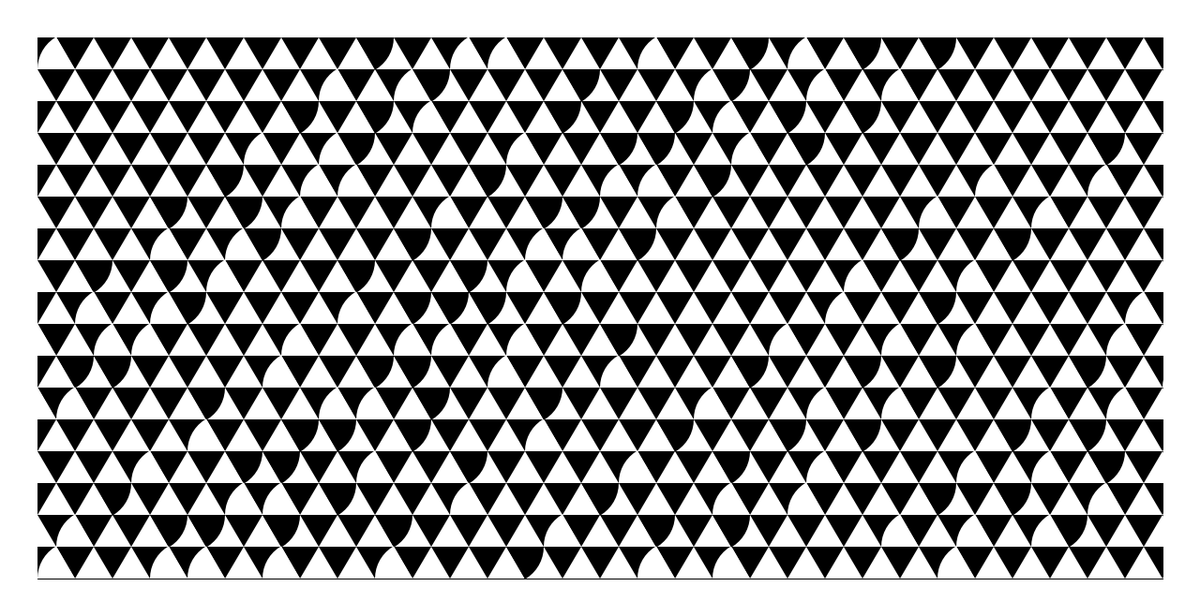
Frame 1 (no input)
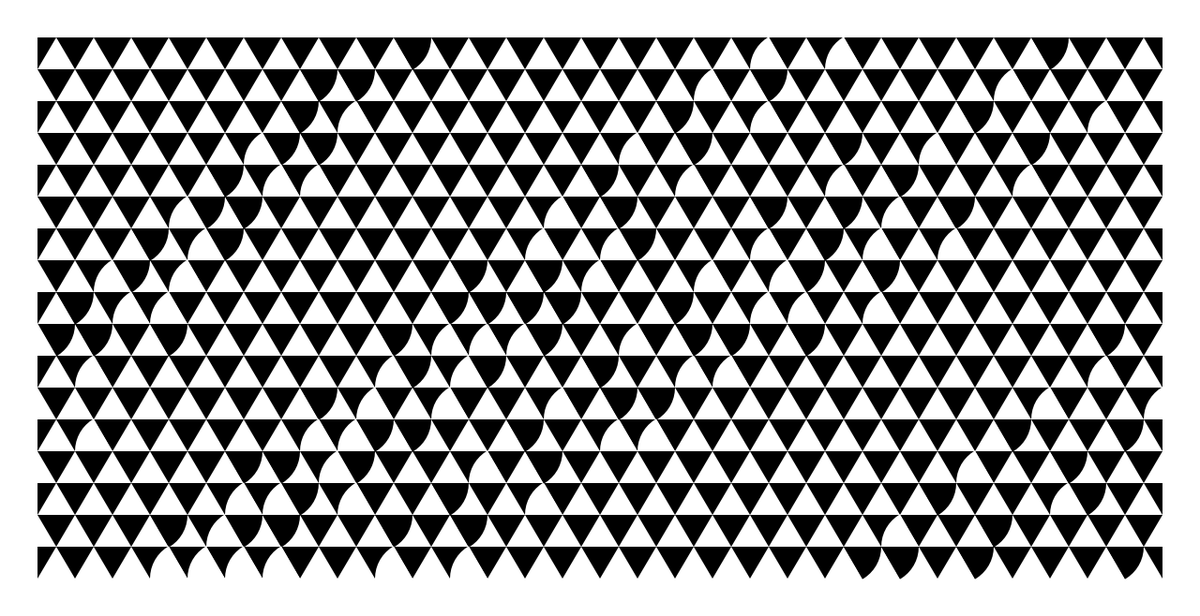
Frame 2 (the mouse pressed at the canvas centre, redrawn once)

The Processing sketch that drew these frames (run headless with seeded random() and noise(); the mouse was pressed at the canvas centre and the sketch redrawn once):

// Processing sketch: RileyClairObscur
// ── RileyClairObscur.pde
// Bridget Riley Clair Obscur
// 29 + 2 * 0.5 triangles wide.
// 17 triangles high.

int[][][] triangles;
boolean[][] processedTriangles;
final int XSIZE = 40;
final int YSIZE = 34;
final int BOUNDARY = 40;
final int XNUM = 30;
final int YNUM = 17;
final float RIPPLING_RATE = 0.9;
final float FLIPPING_RATE = 0.2;

void settings() {
  size (XSIZE * 30 + BOUNDARY * 2, YSIZE * YNUM + BOUNDARY * 2);
}
void setup() {
  //size (1280,658);
  triangles = new int[XNUM  + 1][YNUM][6];
  for (int j=0; j < YNUM; j++) {
    for (int i = 0; i < XNUM  + 1; i++) {
      int x1 = XSIZE + i * XSIZE;
      if (j % 2 == 1) {
        x1 = x1 - XSIZE/2;
      }
      int y1 = XSIZE + YSIZE*YNUM - j*YSIZE;
      triangles[i][j][0] = x1;
      triangles[i][j][1] = y1;   
      triangles[i][j][2] = x1 + XSIZE;
      triangles[i][j][3] = y1;
      triangles[i][j][4] = x1 + XSIZE/2;
      triangles[i][j][5] = y1 - YSIZE;
    }
  }
  noLoop();
}

void draw() {
  drawInitialTriangles();
  //drawClairObscurOriginal();
  drawClairObscurInspired();
}

void drawInitialTriangles() {
  background(255);
  fill(0, 0, 0);
  rect(XSIZE, XSIZE, XSIZE*XNUM, YSIZE*YNUM);
  fill(255, 255, 255);
  noStroke();
  for (int i = 0; i < XNUM  + 1; i++) {
    for (int j = 0; j < YNUM; j++) {
      int[] coords = triangles[i][j];
      triangle(coords[0], coords[1], coords[2], coords[3], coords[4], coords[5]);
    }
  }
}

// The original Clair Obscur set, done manually.
void drawClairObscurOriginal() {
  int [][] whiteArcs = { 
    {5,0},
    {1,1},{5,1},{7,1},{20,1},{22,1},{24,1},{29,1},
    {8,2},{10,2},{12,2},{15,2},
    {2,3},{4,3},{6,3},{7,3},{17,3},{21,3},{23,3},{25,3},{28,3},{30,3},
    {8,4},{10,4},{12,4},{19,4},{20,4},
    {5,5},{7,5},{8,5},{14,5},{17,5},{18,5},{19,5},{20,5},{26,5},{27,5},{29,5},
    {4,6},{7,6},{9,6},{10,6},{11,6},{13,6},{16,6},{21,6},
    {6,7},{9,7},{15,7},{16,7},{19,7},{21,7},{23,7},{26,7},{28,7},{30,7},
    {6,8},{8,8},{10,8},{12,8},{14,8},{17,8},{22,8},
    {1,9},{5,9},{7,9},{9,9},{13,9},{20,9},{22,9},{23,9},{24,9},{27,9},{29,9},
    {9,10},{11,10}, {17,10},
    {1,11},{6,11},{8,11},{10,11},{12,11},{14,11},{21,11},{25,11},{26,11},{28,11},{30,11},
    {16,12},
    {3,13},{5,13},{7,13},{9,13},{11,13},{13,13},{15,13},{20,13},{22,13},{24,13},{26,13},{27,13},{29,13},
    {8,14},{17,14},{19,14},
    {4,15},{6,15},{8,15},{12,15},{14,15},{16,15},{18,15},{21,15},{23,15},{25,15},{26,15},{28,15},{30,15},
    {5,16},{17,16},{19,16},{22,16}
  };
  for (int i = 0; i < whiteArcs.length; i++) {
    whiteArcify(whiteArcs[i][0], whiteArcs[i][1]);
  }
  int [][] blackArcs = {
    {12,1},
    {5,2},{20,2},{22,2},{24,2},{29,2},
    {8,3},{10,3},{12,3},
    {6,4},{17,4},{21,4},{23,4},{25,4},{28,4},
    {9,5},{11,5},{13,5},{15,5},
    {18,6},{22,6},{29,6},
    {8,7},{10,7},{12,7},{14,7},{17,7},
    {18,8},{21,8},{28,8},
    {17,9},
    {1,10},{3,10},{5,10},{7,10},{18,10},{20,10},{22,10},{24,10},{27,10},{29,10},
    {2,12}, {4,12}, {6,12}, {8,12}, {14,12}, {19,12}, {21,12}, {23,12}, {26,12}, {28,12},
    {3,14}, {5,14}, {7,14}, {9,14}, {15,14}, {20,14}, {22,14}, {24,14}, {27,14}, {29,14},
    {5,16}, {7,16}, {9,16}, {14,16}, {21,16}, {23,16}, {26,16}, {28,16}
  };
  for (int i = 0; i < blackArcs.length; i++) {
    blackArcify(blackArcs[i][0], blackArcs[i][1]);
  }
}

void drawClairObscurInspired() {
  processedTriangles = new boolean[XNUM+1][YNUM];
  final int NUM_ITERATIONS = 20;
  int iter = 0;
  while (iter < NUM_ITERATIONS) {
    int i = int(random(XNUM + 1));
    int j = int(random(YNUM));
    if (processedTriangles[i][j]) {
      continue;
    }
    ripple(i, j, true);
    iter++;
  }
}

void ripple(int i, int j, boolean preferBlack) {
  if (boundaryFail(i, j)) {
    return;
  }
  if (processedTriangles[i][j]) {
    return;
  }
  // Step 1: Choose which type of arc
  boolean ignorePref = (random(1) < FLIPPING_RATE);
  boolean newPreferBlack = false;
  if (preferBlack && ignorePref) {
    whiteArcify(i,j);
    newPreferBlack = true;
  } else if (!preferBlack && !ignorePref) {
    whiteArcify(i, j);
    newPreferBlack = true;
  } else {
    blackArcify(i, j);
    newPreferBlack = false;
  }
  processedTriangles[i][j] = true;
  
  if (random(1) < RIPPLING_RATE) {
    ripple(i+1, j+1, newPreferBlack);
    ripple(i-1, j-1, newPreferBlack);
  }
}

boolean boundaryFail(int i, int j) {
  if (i < 0 || i >= XNUM + 1 || j < 0 || j >= YNUM) {
    return true;
  }
  return false;
}

void whiteArcify(int i, int j) {
  int x = XSIZE + i * XSIZE + XSIZE;
  if (j % 2 == 1) {
    x = x - XSIZE/2;
  }
  int y = XSIZE + YSIZE * YNUM - j*YSIZE;
  fill(255, 255, 255);
  //fill(120, 190, 33);
  arc (x, y, 80, 80, PI, 4*PI/3, PIE);
}

void blackArcify(int i, int j) {
  if (i == 0 || i >= XNUM) {
    // cannot blackArcify right now
    return;
  }
  int x = i * XSIZE + XSIZE/2;
  if (j % 2 == 1) {
    x = x - XSIZE/2;
  }
  int y = XSIZE + YSIZE*YNUM - j*YSIZE -YSIZE;
  fill(0, 0, 0);
  //fill(64, 224, 208);
  arc (x, y, 80, 80, 0, PI/3, PIE);
}
